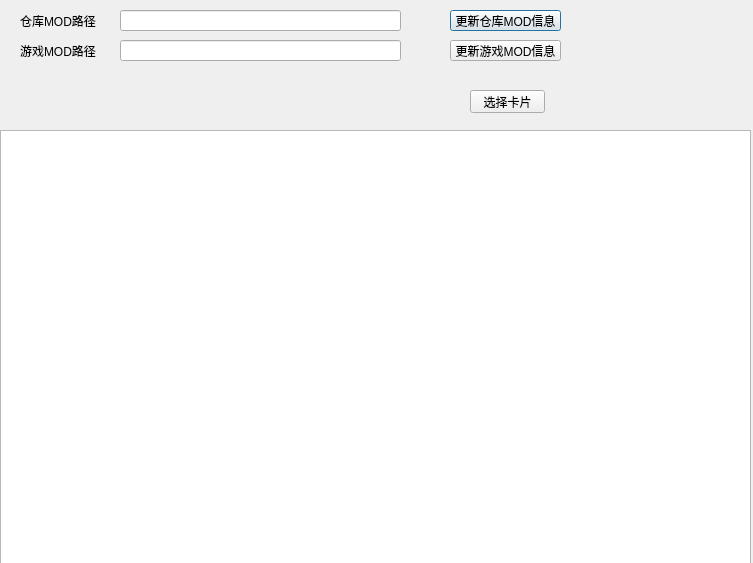
<?xml version="1.0" encoding="UTF-8"?>
<ui version="4.0">
 <class>Dialog</class>
 <widget class="QDialog" name="Dialog">
  <property name="geometry">
   <rect>
    <x>0</x>
    <y>0</y>
    <width>753</width>
    <height>563</height>
   </rect>
  </property>
  <property name="windowTitle">
   <string>KK Tool</string>
  </property>
  <widget class="QLineEdit" name="lineEdit">
   <property name="geometry">
    <rect>
     <x>120</x>
     <y>10</y>
     <width>281</width>
     <height>21</height>
    </rect>
   </property>
  </widget>
  <widget class="QLabel" name="label">
   <property name="geometry">
    <rect>
     <x>20</x>
     <y>10</y>
     <width>91</width>
     <height>21</height>
    </rect>
   </property>
   <property name="text">
    <string>仓库MOD路径</string>
   </property>
  </widget>
  <widget class="QLabel" name="label_2">
   <property name="geometry">
    <rect>
     <x>20</x>
     <y>40</y>
     <width>91</width>
     <height>21</height>
    </rect>
   </property>
   <property name="text">
    <string>游戏MOD路径</string>
   </property>
  </widget>
  <widget class="QLineEdit" name="lineEdit_2">
   <property name="geometry">
    <rect>
     <x>120</x>
     <y>40</y>
     <width>281</width>
     <height>21</height>
    </rect>
   </property>
  </widget>
  <widget class="QPushButton" name="pushButton">
   <property name="geometry">
    <rect>
     <x>450</x>
     <y>10</y>
     <width>111</width>
     <height>21</height>
    </rect>
   </property>
   <property name="text">
    <string>更新仓库MOD信息</string>
   </property>
  </widget>
  <widget class="QPushButton" name="pushButton_2">
   <property name="geometry">
    <rect>
     <x>450</x>
     <y>40</y>
     <width>111</width>
     <height>21</height>
    </rect>
   </property>
   <property name="text">
    <string>更新游戏MOD信息</string>
   </property>
  </widget>
  <widget class="QPushButton" name="pushButton_3">
   <property name="geometry">
    <rect>
     <x>470</x>
     <y>90</y>
     <width>75</width>
     <height>23</height>
    </rect>
   </property>
   <property name="text">
    <string>选择卡片</string>
   </property>
  </widget>
  <widget class="QTableView" name="tableView">
   <property name="geometry">
    <rect>
     <x>0</x>
     <y>130</y>
     <width>751</width>
     <height>441</height>
    </rect>
   </property>
   <property name="sizeIncrement">
    <size>
     <width>2</width>
     <height>2</height>
    </size>
   </property>
   <property name="baseSize">
    <size>
     <width>2</width>
     <height>2</height>
    </size>
   </property>
   <property name="toolTip">
    <string/>
   </property>
  </widget>
 </widget>
 <resources/>
 <connections/>
</ui>
